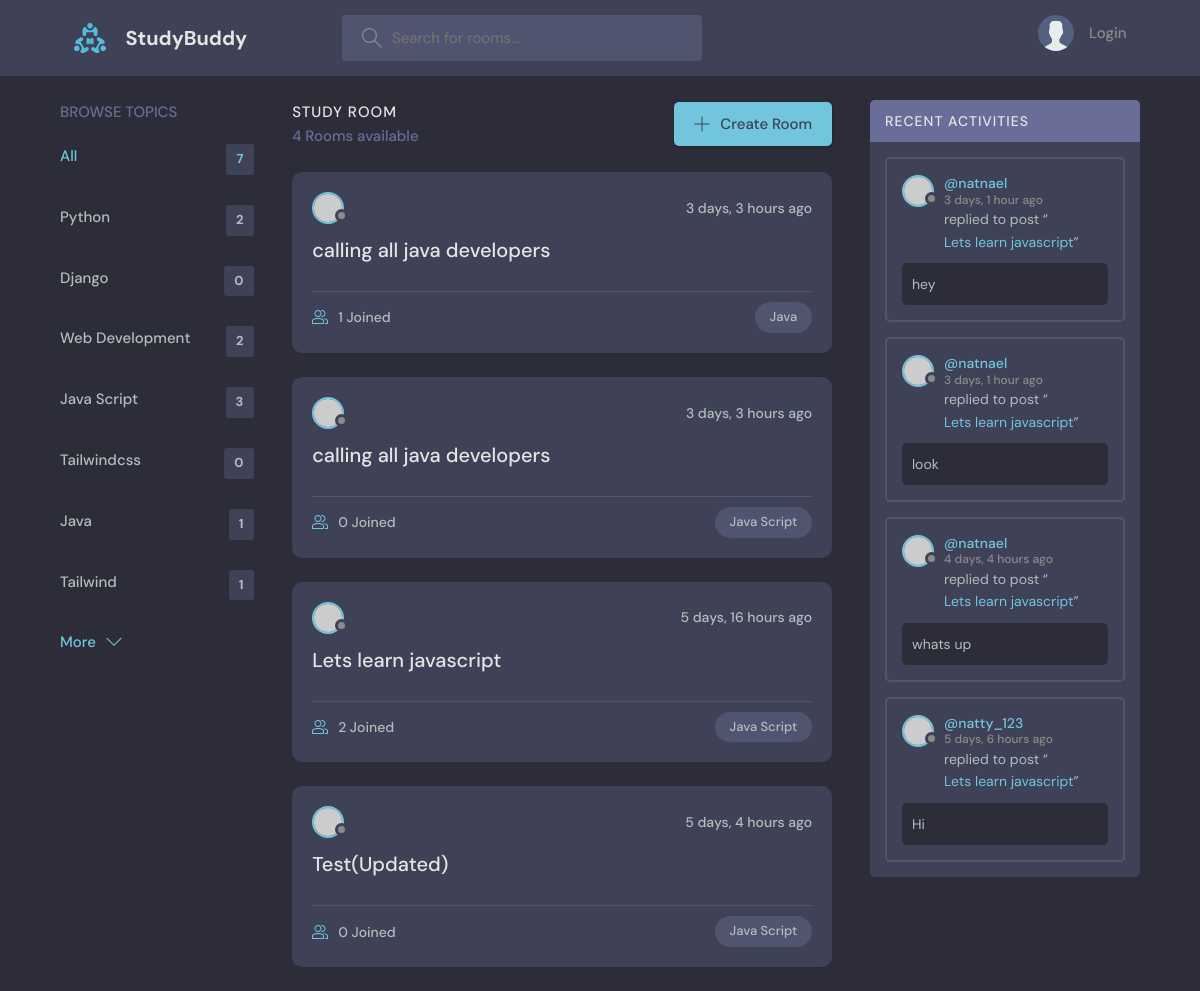
Screenshot of /?q=Java with the database file from the repository.
### base/models.py (models this page shows, shortened)
class Topic(models.Model):
    name = models.CharField(max_length=200)

class Room(models.Model):
    host = models.ForeignKey(User, on_delete=models.SET_NULL, null=True)
    topic = models.ForeignKey(Topic, on_delete=models.SET_NULL, null=True)
    name = models.CharField(max_length=200)
    description = models.TextField(null=True, blank=True)
    participants = models.ManyToManyField(
        User, related_name='participants', blank=True)
    updated = models.DateTimeField(auto_now=True)
    created = models.DateTimeField(auto_now_add=True)
    class Meta:
        ordering = ['-updated', '-created']
    def __str__(self):
        return self.name

class Message(models.Model):
    user = models.ForeignKey(User, on_delete=models.CASCADE)
    room = models.ForeignKey(Room, on_delete=models.CASCADE)
    body = models.TextField()
    updated = models.DateTimeField(auto_now=True)
    created = models.DateTimeField(auto_now_add=True)
    class Meta:
        ordering = ['-updated', '-created']

### base/views.py (the view)
# urls.py: path('', views.Home, name='home'),
def Home(request):
    q = request.GET.get('q') if request.GET.get('q') != None else ''
    rooms = Room.objects.filter(
        Q(topic__name__icontains=q) |
        Q(name__icontains=q) |
        Q(description__icontains=q)
    )
    topics = Topic.objects.all()
    room_count = rooms.count()
    room_messages = Message.objects.filter(Q(room__topic__name__icontains=q) | Q(room__name__icontains=q) | Q(body__icontains=q))
    context = {'rooms': rooms, 'topics': topics, 'room_count': room_count, 'room_messages': room_messages}
    return render(request, 'base/home.html', context)

### base/templates/base/home.html (shortened to what this page needs)
{% extends 'main.html'%} {% block content%}
<main class="layout layout--3">
  <div class="container">
    {% include 'base/topics_component.html'%}
    <div class="roomList">
      <div class="roomList__header">
        <div>
          <h2>Study Room</h2>
          <p>{{room_count}} Rooms available</p>
        </div>
        <a class="btn btn--main" href="{% url 'create-room' %}">
          <svg
            version="1.1"
            xmlns="http://www.w3.org/2000/svg"
            width="32"
            height="32"
            viewBox="0 0 32 32"
          >
            <title>add</title>
            <path
              d="M16.943 0.943h-1.885v14.115h-14.115v1.885h14.115v14.115h1.885v-14.115h14.115v-1.885h-14.115v-14.115z"
            ></path>
          </svg>
          Create Room
        </a>
      </div>
      {% include 'base/feed_component.html'%}
    </div>
    {% include 'base/activity_component.html'%}
  </div>
</main>
{%endblock%}

### base/templates/base/topics_component.html
<div class="topics">
  <div class="topics__header">
    <h2>Browse Topics</h2>
  </div>
  <ul class="topics__list">
    <li>
      <a href="{% url 'home' %}" class="active">All <span>{{ topics.count }}</span></a>
    </li>
    {% for topic in topics %}
    <li>
      <a href="{% url 'home' %}?q={{ topic.name }}">{{ topic.name }}<span>{{ topic.room_set.all.count }}</span></a>
    </li>
    {% endfor %}
  </ul>
  <a class="btn btn--link" href="{% url 'topics' %}">
    More
    <svg
      version="1.1"
      xmlns="http://www.w3.org/2000/svg"
      width="32"
      height="32"
      viewBox="0 0 32 32"
    >
      <title>chevron-down</title>
      <path d="M16 21l-13-13h-3l16 16 16-16h-3l-13 13z"></path>
    </svg>
  </a>
</div>

### base/templates/base/feed_component.html (shortened to what this page needs)
{% for room in rooms %}
<div class="roomListRoom">
  <div class="roomListRoom__header">
    <a href="{% url 'user-profile' room.host.id%}" class="roomListRoom__author">
      <div class="avatar avatar--small">
        <img src="https://randomuser.me/api/portraits/women/11.jpg" />
      </div>
    </a>
    <div class="roomListRoom__actions">
      <span>{{room.created|timesince}} ago</span>
    </div>
  </div>
  <div class="roomListRoom__content">
    <a href="{% url 'room' room.id %}">{{room.name}}</a>
  </div>
  <div class="roomListRoom__meta">
    <a href="{% url 'room' room.id %}" class="roomListRoom__joined">
      {{room.participants.all.count}} Joined
    </a>
    <p class="roomListRoom__topic">{{room.topic.name}}</p>
  </div>
</div>
{% endfor %}

### base/templates/base/activity_component.html (shortened to what this page needs)
<div class="activities">
  <div class="activities__header">
    <h2>Recent Activities</h2>
  </div>
  {% for message in room_messages %}
  <div class="activities__box">
    <div class="activities__boxHeader roomListRoom__header">
      <a
        href="{% url 'user-profile' message.user.id %}"
        class="roomListRoom__author"
      >
        <div class="avatar avatar--small">
          <img src="https://randomuser.me/api/portraits/women/11.jpg" />
        </div>
        <p>
          @{{ message.user }}
          <span> {{ message.created | timesince }} ago</span>
        </p>
      </a>
    </div>
    <div class="activities__boxContent">
      <p>
        replied to post “<a href="{% url 'room' message.room.id%}"
          >{{message.room}}</a
        >”
      </p>
      <div class="activities__boxRoomContent">{{message.body}}</div>
    </div>
  </div>
  {% endfor %}
</div>

### rows the page displays
Topic: name "Python", room_set.all.count "2"
Topic: name "Django", room_set.all.count "0"
Topic: name "Web Development", room_set.all.count "2"
Topic: name "Java Script", room_set.all.count "3"
Topic: name "Tailwindcss", room_set.all.count "0"
Topic: name "Java", room_set.all.count "1"
Topic: name "Tailwind", room_set.all.count "1"
Room: created "3 days, 3 hours", name "calling all java developers", participants.all.count "1", topic.name "Java"
Room: created "3 days, 3 hours", name "calling all java developers", participants.all.count "0", topic.name "Java Script"
Room: created "5 days, 16 hours", name "Lets learn javascript", participants.all.count "2", topic.name "Java Script"
Room: created "5 days, 4 hours", name "Test(Updated)", participants.all.count "0", topic.name "Java Script"
Message: user "natnael", created "3 days, 1 hour", room "Lets learn javascript", body "hey"
Message: user "natnael", created "3 days, 1 hour", room "Lets learn javascript", body "look"
Message: user "natnael", created "4 days, 4 hours", room "Lets learn javascript", body "whats up"
Message: user "natty_123", created "5 days, 6 hours", room "Lets learn javascript", body "Hi"

### other values shown
{{ topics.count }} "7"
{{ room_count }} "4"
